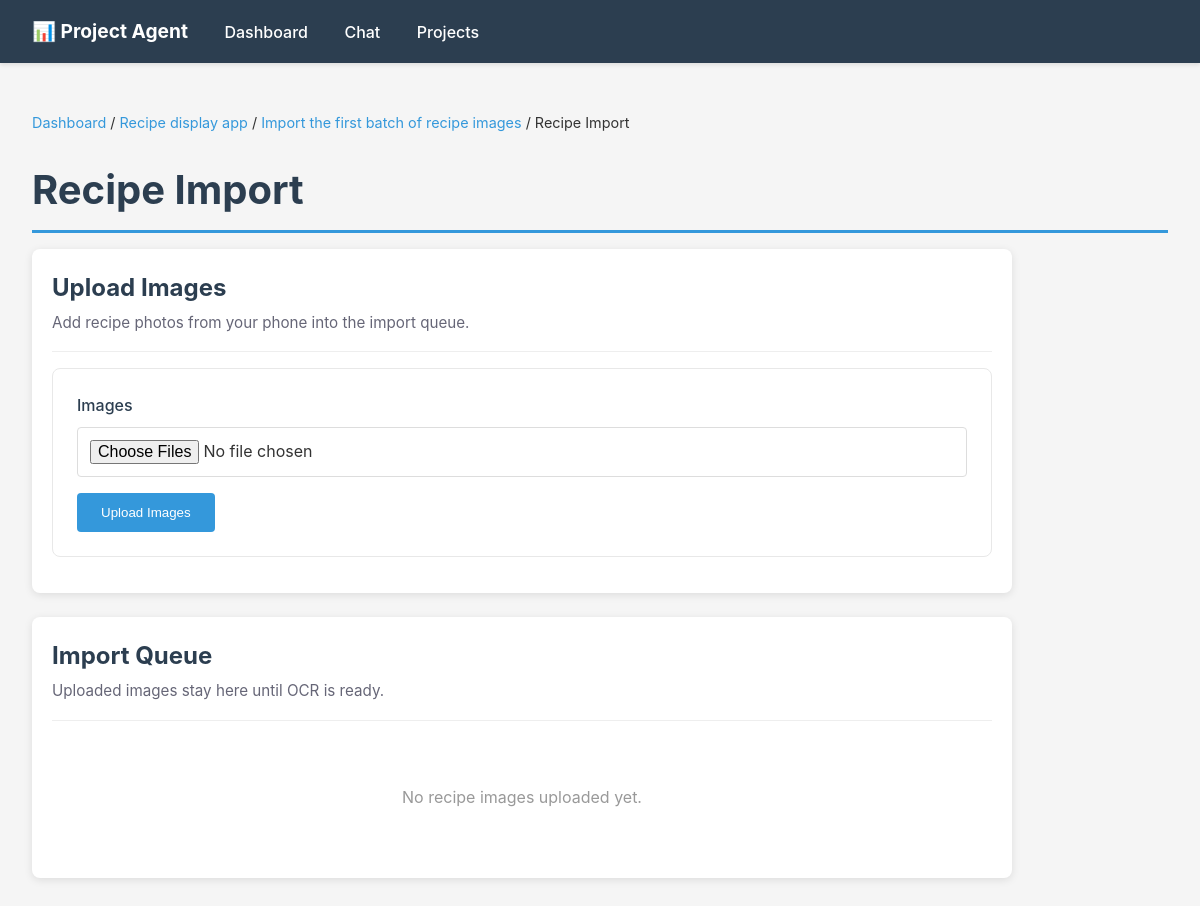
Screenshot of /apps/recipes/import?project_id=2&action_id=10 with the database file from the repository.
### tables this page shows
CREATE TABLE projects (
                id INTEGER PRIMARY KEY AUTOINCREMENT,
                name TEXT UNIQUE NOT NULL,
                status TEXT DEFAULT 'active',
                created_at TEXT DEFAULT CURRENT_TIMESTAMP,
                updated_at TEXT DEFAULT CURRENT_TIMESTAMP
            , description TEXT DEFAULT '', priority_score INTEGER DEFAULT 3, focus_reason TEXT DEFAULT '');

CREATE TABLE recommended_actions (
                id INTEGER PRIMARY KEY AUTOINCREMENT,
                project_id INTEGER NOT NULL,
                action TEXT NOT NULL,
                priority TEXT DEFAULT 'medium',
                created_at TEXT DEFAULT CURRENT_TIMESTAMP, sort_order INTEGER DEFAULT 100, status TEXT DEFAULT 'open', completed_at TEXT DEFAULT '',
                FOREIGN KEY (project_id) REFERENCES projects(id) ON DELETE CASCADE
            );

### api.py (the view)
@app.get("/apps/recipes/import")
def recipe_import_page(request: Request, project_id: int, action_id: int):
    project = dict_from_row(db.get_project_by_id(project_id))
    action = dict_from_row(db.get_recommended_action(action_id))
    if not project or not action or action["project_id"] != project_id:
        raise HTTPException(status_code=404, detail="Recipe import task not found")
    context = {
        "request": request,
        "project": project,
        "action": action,
        "recipe_images": dicts_from_rows(db.get_recipe_images(action_id)),
    }
    template = jinja_env.get_template("recipe_import.html")
    html = template.render(context)
    return HTMLResponse(html)

### templates/recipe_import.html (shortened to what this page needs)
{% extends "base.html" %}
{% block content %}
<div class="breadcrumb">
    <a href="/">Dashboard</a> / <a href="/projects/{{ project.id }}">{{ project.name }}</a> / <a href="/projects/{{ project.id }}/actions/{{ action.id }}">{{ action.action }}</a> / Recipe Import
</div>
<h1>Recipe Import</h1>
<div class="app-shell">
    <section class="detail-section">
        <div class="section-header">
            <div>
                <h2>Upload Images</h2>
                <p class="section-subtitle">Add recipe photos from your phone into the import queue.</p>
            </div>
        </div>
        <form method="post" action="/apps/recipes/import/upload" enctype="multipart/form-data" class="upload-form">
            <div class="form-group">
                <label for="files">Images</label>
                <input type="file" id="files" name="files" accept="image/*" multiple required>
            </div>
            <button type="submit">Upload Images</button>
        </form>
    </section>
    <section class="detail-section">
        <div class="section-header">
            <div>
                <h2>Import Queue</h2>
                <p class="section-subtitle">Uploaded images stay here until OCR is ready.</p>
            </div>
        </div>
        {% if recipe_images %}
            <div class="image-grid">
                {% for image in recipe_images %}
                    <article class="image-tile">
                        <img src="/uploads/{{ image.filename }}" alt="{{ image.original_filename }}">
                        <div>
                            <strong>{{ image.original_filename }}</strong>
                            <small>{{ image.status|upper }} - {{ image.created_at }}</small>
                        </div>
                    </article>
                {% endfor %}
            </div>
        {% else %}
            <div class="empty-state">
                <p>No recipe images uploaded yet.</p>
            </div>
        {% endif %}
    </section>
</div>
{% endblock %}

### templates/base.html (style rules this page uses)
* { margin: 0; padding: 0; box-sizing: border-box; }
body { font-family: -apple-system, BlinkMacSystemFont, 'Segoe UI', 'Roboto', 'Oxygen', 'Ubuntu', 'Cantarell', sans-serif; background: #f5f5f5; color: #333; line-height: 1.6; }
h1, h2, h3 { margin: 1.5rem 0 1rem; color: #2c3e50; }
h1 { font-size: 2.5rem; border-bottom: 3px solid #3498db; padding-bottom: 0.5rem; }
h2 { font-size: 1.5rem; margin-top: 2rem; }
form { background: white; padding: 1.5rem; border-radius: 8px; margin: 1.5rem 0; box-shadow: 0 2px 8px rgba(0,0,0,0.1); }
.form-group { margin-bottom: 1rem; }
label { display: block; margin-bottom: 0.5rem; font-weight: 500; color: #2c3e50; }
input, textarea, select { width: 100%; padding: 0.75rem; border: 1px solid #ddd; border-radius: 4px; font-family: inherit; font-size: 1rem; }
button { background: #3498db; color: white; padding: 0.75rem 1.5rem; border: none; border-radius: 4px; cursor: pointer; font-weight: 500; transition: background 0.2s; }
.breadcrumb { margin: 1rem 0; font-size: 0.9rem; }
.breadcrumb a { color: #3498db; text-decoration: none; }
.empty-state { text-align: center; padding: 2rem; color: #999; }
.empty-state p { margin: 1rem 0; }
.app-shell { max-width: 980px; }
.detail-section { background: white; border-radius: 8px; padding: 1.25rem; margin-bottom: 1.5rem; box-shadow: 0 2px 8px rgba(0,0,0,0.1); }
.section-header { display: flex; justify-content: space-between; gap: 1rem; align-items: start; border-bottom: 1px solid #eee; padding-bottom: 1rem; margin-bottom: 1rem; }
.section-header h2 { margin: 0; }
.section-subtitle { color: #667; margin-top: 0.25rem; font-size: 0.95rem; }
.upload-form { box-shadow: none; border: 1px solid #e8e8e8; margin: 0 0 1rem; }

### rows the page displays
projects: name "Recipe display app"
recommended_actions: action "Import the first batch of recipe images"
